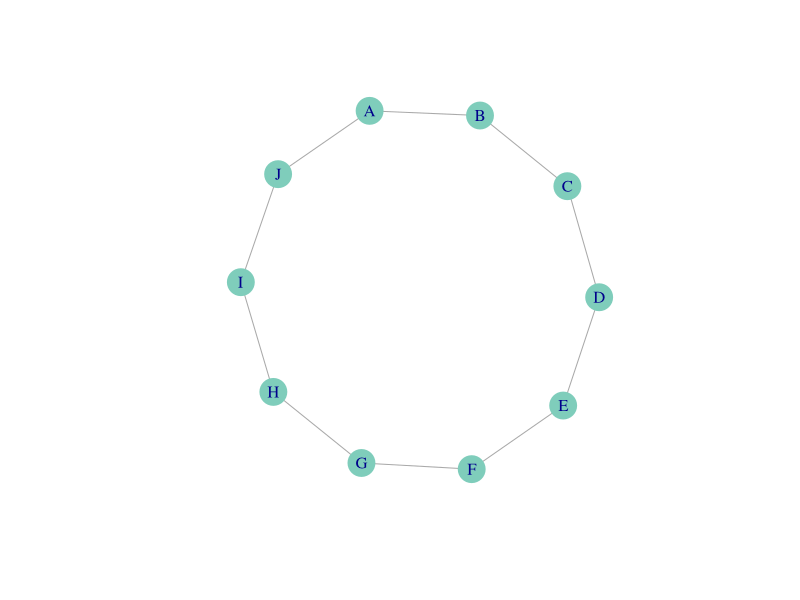

The R script that drew this image:
library(igraph)


### Name: with_vertex_
### Title: Constructor modifier to add vertex attributes
### Aliases: with_vertex_

### ** Examples

make_(ring(10),
  with_vertex_(
    color = "#7fcdbb",
    frame.color = "#7fcdbb",
    name = LETTERS[1:10])) %>%
  plot()
